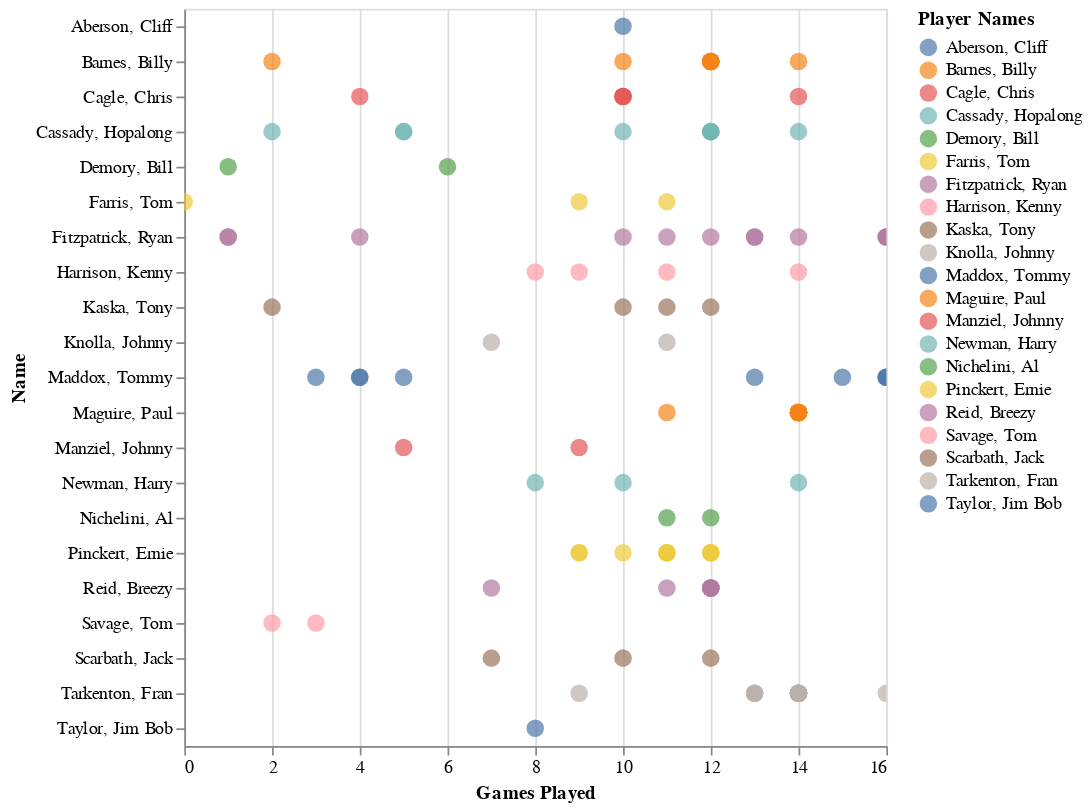

Notebook code for this chart:
### Code cell
# Visualization 1
alt.Chart(z).mark_circle(size = 100).encode(
    x = "Games Played",
    y = "Name",
    color=alt.Color('Name', legend=alt.Legend(title="Player Names")),
    tooltip = ["Name","Team", "Games Played"]
).interactive()
